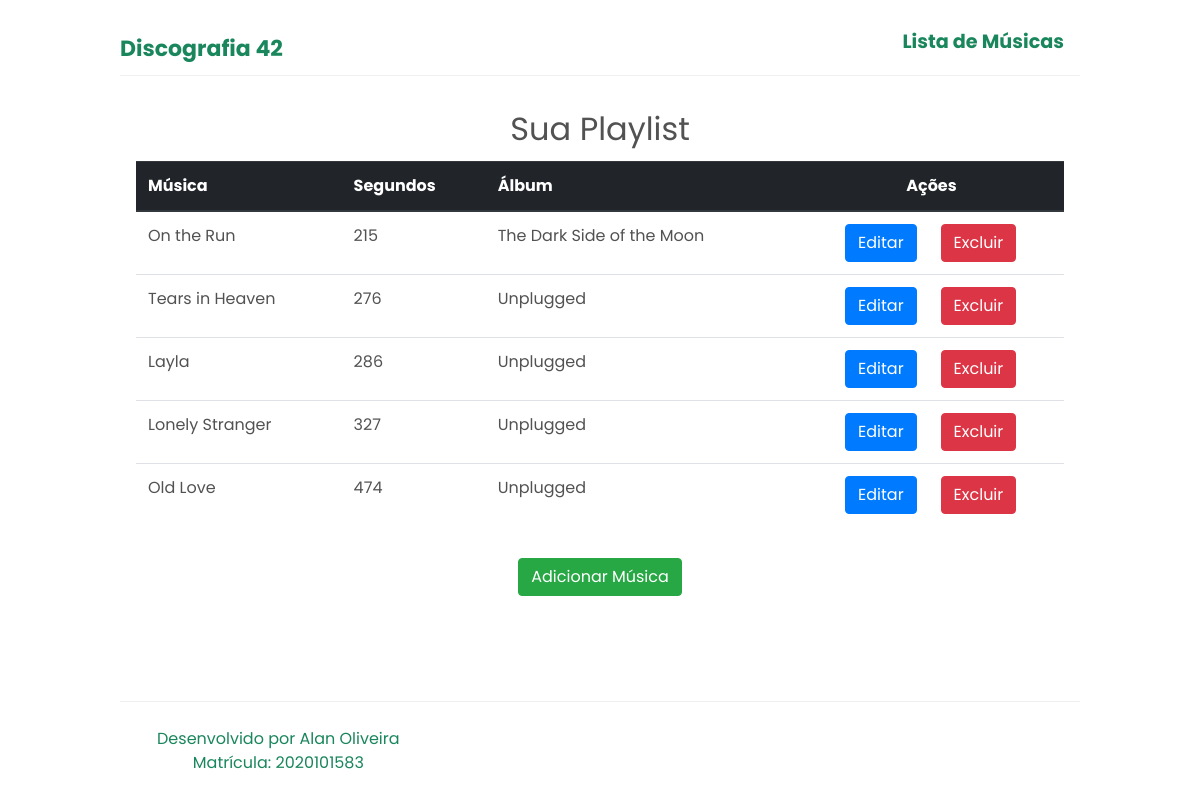
The app's page /disco/musica-list/ with its own data.
### disco/models.py (models this page shows, shortened)
class Musica(models.Model):
    titulo = models.CharField('Nome', max_length=100)
    segundos = models.IntegerField('Segundos', default=0)
    album = models.ForeignKey(Album, on_delete=models.PROTECT, verbose_name='Álbum')
    class Meta:
        verbose_name = 'Música'
        verbose_name_plural = 'Músicas'

class Album(models.Model):
    titulo = models.CharField('Título', max_length=100)
    banda = models.ForeignKey(Banda, on_delete=models.PROTECT, verbose_name='Banda')
    data = models.DateField('Data')
    class Meta:
        verbose_name = 'Álbum'
        verbose_name_plural = 'Álbuns'

### disco/views.py (the view)
# urls.py: path('musica-list/', getAllMusics, name='musicas'),
def getAllMusics(request):
    musicas = Musica.objects.all()
    albuns = Album.objects.all()
    template_name = "music_list.html"
    context = {
        "musicas": musicas,
        "albuns": albuns
    }
    return render(request, template_name, context)

### disco/templates/music_list.html
{% extends 'base.html' %}
{% load static %}
{% block style %}
    <link rel="stylesheet" href="{% static 'css/disco/music_list.css' %}">
{% endblock %}
{% block content %}
<div class="container modal-body">
    <h1 class="title">Sua Playlist</h1>
    <table class="table">
        <thead class="thead-dark">
            <tr>
                <th scope="col">Música</th>
                <th scope="col">Segundos</th>
                <th scope="col">Álbum</th>
                <th colspan="2" scope="col">Ações</th>
            </tr>
        </thead>
        <tbody>
        {% for music in musicas %}
            <tr>
                <td>{{music.titulo}}</td>
                <td>{{music.segundos}}</td>
                {% for album in albuns %}
                    {% if music.album_id == album.id %}
                    <td>{{album.titulo}}</td>
                    {% endif %}
                {% endfor %}
                <td id="edit-music">
                    <a class="btn btn-primary" href="{% url 'disco:editar-musica' music.pk %}">Editar</a>
                </td>
                <td>
                    <a class="btn btn-danger" href="#">Excluir</a>
                </td>
            </tr>
        {% endfor %}
        </tbody>
    </table>
    <div id="new-music">
        <a class="btn btn-success" href="{% url 'disco:nova-musica' %}">Adicionar Música</a>
    </div>
</div>
{% endblock %}

### core/templates/base.html (shortened to what this page needs)
<!DOCTYPE html>
{% load static %}
<html lang="pt-br">
<head>
    {% block style %}
    {% endblock %}
    <link rel="stylesheet" href="https://stackpath.bootstrapcdn.com/bootstrap/4.1.3/css/bootstrap.min.css">
    <link rel="stylesheet" href="{% static 'css/style.css' %}">
</head>
<body>
    <header>
        <a class="logo" href="/" rel="noopener">
            Discografia 42
        </a>
        <p class="navbar">
            <a href="disco/musica-list">Lista de Músicas</a>
        </p>
    </header>
    {% block content %}
    {% endblock %}
    <footer>
        <p class="copyright">
            Desenvolvido por Alan Oliveira<br>
            Matrícula: 2020101583
        </p>
    </footer>
</body>
</html>

### core/static/css/disco/music_list.css (style rules this page uses)
body > * { font-family: 'Poppins', sans-serif; }
h1.title { text-align: center; padding: 0.8rem }
#new-music { display: flex; justify-content: center; margin-top: 2rem }
th[colspan="2"] { text-align: center; }
#edit-music { text-align: right }

### core/static/css/style.css (style rules this page uses)
html { line-height: 1.15; }
a { color: #19865C; }
header { border-bottom: 1px solid #efefef; }
body { max-width: 960px; color: #525252; font-family: Roboto, sans-serif; margin: 0 auto; }
h1, h2, h3, h4, h5, p, ul { padding: 0; margin: 0; font-weight: 400; }
header { display: grid; grid-template-columns: auto auto; align-items: self-end; justify-content: space-between; gap: 7px; padding-top: 20px; padding-bottom: 10px; }
.logo { font-weight: 700; font-size: 1.375rem; text-decoration: none; }
h1 { font-size: 1.375rem; max-width: 32rem; margin: 5px auto 0; }
footer { display: grid; grid-template-columns: 1fr 1fr 1fr; gap: 5px; padding: 25px 0; position: fixed; box-sizing: border-box; left: 50%; bottom: 0; width: 960px; transform: translateX(-50%); transform-style: preserve-3d; border-top: 1px solid #efefef; }
.navbar a { cursor: pointer; text-decoration: none; font-size: 1.2rem; font-family: 'Poppins', sans-serif; font-weight: 700; }
h1.title { font-size: 2rem; font-family: 'Poppins', sans-serif }
p.copyright { color: #19865C; font-family: 'Poppins', sans-serif; text-align: center; }

### records on screen
Musica: titulo "On the Run", segundos "215"
Album: titulo "The Dark Side of the Moon"
Musica: titulo "Tears in Heaven", segundos "276"
Album: titulo "Unplugged"
Musica: titulo "Layla", segundos "286"
Musica: titulo "Lonely Stranger", segundos "327"
Musica: titulo "Old Love", segundos "474"
